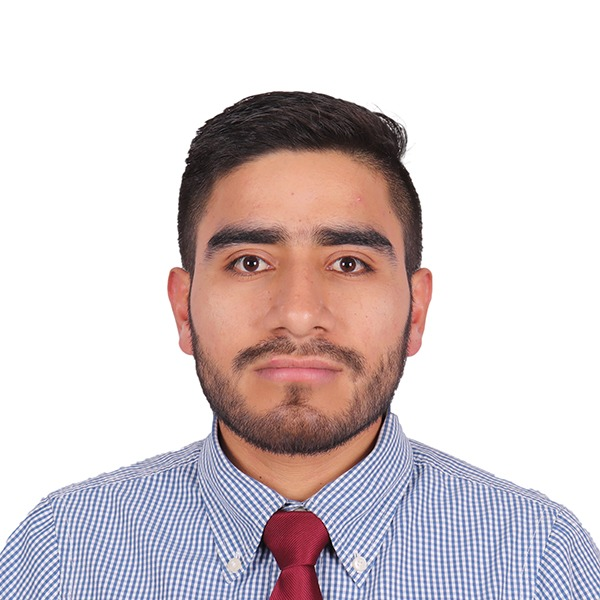
#> input picture imagenes/foto.jpg, 600 x 600 px
$ python generate_cv_en.py
#> lines starting #> are read from the running program, lines starting #| are printed output that depends on the picture
import os
from PIL import Image, ImageDraw
from reportlab.lib import colors
from reportlab.lib.pagesizes import A4
from reportlab.pdfgen import canvas
from reportlab.platypus import (
    SimpleDocTemplate, Paragraph, Spacer, Table, TableStyle, KeepTogether
)
from reportlab.lib.styles import getSampleStyleSheet, ParagraphStyle

def create_circular_image(input_path, output_path, size=(300, 300)):
#> called with input_path = 'imagenes/foto.jpg', output_path = 'imagenes/foto_circulo.png', size = (300, 300)
    if not os.path.exists(input_path):
        return None
    img = Image.open(input_path).convert("RGBA")
    w, h = img.size
#> w = 600; h = 600
    min_dim = min(w, h)
#> min_dim = 600
    left = (w - min_dim) // 2
#> left = 0
    top = (h - min_dim) // 2
#> top = 0
    img = img.crop((left, top, left + min_dim, top + min_dim))
    img = img.resize(size, Image.Resampling.LANCZOS)
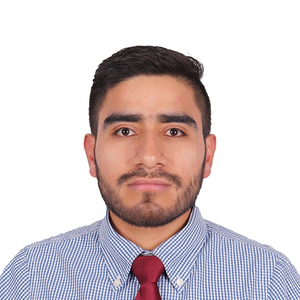
#> img: PIL image 300x300 RGBA; mean R, G, B, A 214.3, 203.5, 205.9, 255

    mask = Image.new("L", size, 0)
#> mask: PIL image 300x300 L; every value is 0
    draw = ImageDraw.Draw(mask)
    draw.ellipse((0, 0, size[0], size[1]), fill=255)

    output = Image.new("RGBA", size, (232, 93, 38, 0))
    output.paste(img, (0, 0), mask=mask)
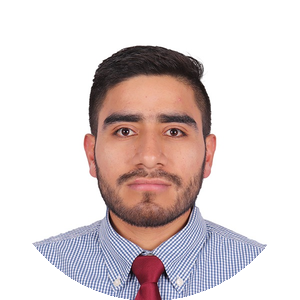
#> output: PIL image 300x300 RGBA; mean R, G, B, A 215.8, 175.3, 164, 201.4; transparent parts drawn white

    draw_out = ImageDraw.Draw(output)
    border_width = 8
    draw_out.ellipse((border_width//2, border_width//2, size[0]-border_width//2, size[1]-border_width//2), outline=(255, 255, 255, 255), width=border_width)

    output.save(output_path, "PNG")
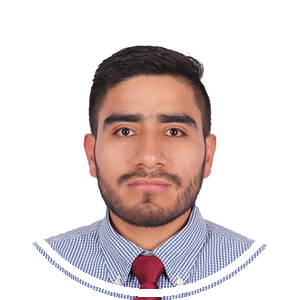
#> saved as foto_circulo.png: PIL image 300x300 RGBA; mean R, G, B, A 217.8, 177.3, 165.4, 201.4; transparent parts drawn white
    return output_path

class NumberedCanvas(canvas.Canvas):
    def __init__(self, *args, **kwargs):
        super().__init__(*args, **kwargs)
        self.sidebar_width = 185

    # [94 lines left out: function draw_sidebar, not called in this run]

    def showPage(self):
        self.draw_sidebar()
        super().showPage()

def generate_pdf():
    create_circular_image("imagenes/foto.jpg", "imagenes/foto_circulo.png")

    pdf_path = "CV_Freddy_Penafiel_EN.pdf"
    doc = SimpleDocTemplate(
        pdf_path,
        pagesize=A4,
        leftMargin=200,
        rightMargin=20,
        topMargin=25,
        bottomMargin=20
    )

    styles = getSampleStyleSheet()

    style_sec_title = ParagraphStyle(
        'SecTitle',
        fontName='Helvetica-Bold',
        fontSize=11.5,
        leading=14,
        textColor=colors.HexColor('#E85D26'),
        spaceAfter=4
    )

    style_body = ParagraphStyle(
        'BodyText',
        fontName='Helvetica',
        fontSize=8.8,
        leading=12.5,
        textColor=colors.HexColor('#1E293B')
    )

    style_job_header = ParagraphStyle(
        'JobHeader',
        fontName='Helvetica-Bold',
        fontSize=9.8,
        leading=13,
        textColor=colors.HexColor('#0F172A')
    )

    style_job_sub = ParagraphStyle(
        'JobSub',
        fontName='Helvetica-Oblique',
        fontSize=8.5,
        leading=11.5,
        textColor=colors.HexColor('#475569'),
        spaceAfter=3
    )

    style_bullet = ParagraphStyle(
        'Bullet',
        fontName='Helvetica',
        fontSize=8.5,
        leading=11.5,
        textColor=colors.HexColor('#334155'),
        leftIndent=10
    )

    style_cert_title = ParagraphStyle(
        'CertTitle',
        fontName='Helvetica-Bold',
        fontSize=8.2,
        leading=10.5,
        textColor=colors.HexColor('#0F172A')
    )

    style_cert_date = ParagraphStyle(
        'CertDate',
        fontName='Helvetica-Bold',
        fontSize=7.2,
        leading=9,
        textColor=colors.HexColor('#FFFFFF'),
        alignment=1
    )

    story = []

    # [9 lines left out: function section_header, not called in this run]

    # 1. PROFESSIONAL PROFILE
    story.append(section_header("PROFESSIONAL PROFILE"))
    story.append(Paragraph(
        "Frontend web developer in training with solid practical experience in real institutional projects and "
        "knowledge in cybersecurity, networking, and AI prompt engineering. Passionate about transforming ideas into "
        "clean, functional, and accessible digital solutions. Characterized by a strong commitment to excellence, "
        "professional ethics, and a constant readiness to learn and add value to any team.",
        style_body
    ))
    story.append(Spacer(1, 10))

    # 2. EXPERIENCE
    story.append(section_header("EXPERIENCE"))

    # [16 lines left out: function add_experience, not called in this run]

    add_experience(
        "Developer — Institutional Internship", "Nov 2025 – Jan 2026",
        "GAD Municipal of Biblian · IT & Systems Directorate (96 hours)",
        [
            "Developed a comprehensive maintenance plan for the entire municipal vehicle fleet.",
            "Designed and implemented the system for preventive and corrective vehicle tracking.",
            "Institutional certificate awarded for high technical capability, responsibility, and teamwork."
        ]
    )

    add_experience(
        "Developer — Pre-Professional Internship", "Jun 2026 – Aug 2026",
        "Empresa Electrica Azogues C.A. · IT Department (96 hours)",
        [
            "Web development and requirements analysis for SAR Reclamos and PAC System.",
            "Managed PostgreSQL databases, Python (Django), and AI integration (Copilot).",
            "Migrated and configured Windows production servers, networking, and virtualization."
        ]
    )

    add_experience(
        "Developer — PACTE Project", "2024 – 2025",
        "Superior Technological Institute of Austro · Azogues",
        [
            "Developed technological solutions applied to local community and institutional needs.",
            "Collaborative teamwork across institutional community outreach projects."
        ]
    )

    add_experience(
        "Developer — BCI (Brain-Computer Interface) Game", "2024 – 2025",
        "Academic Project · IST del Austro",
        [
            "Developed a brainwave-controlled video game integrating BCI hardware and Python.",
            "Innovative project combining neurotechnology with modern software development."
        ]
    )
    story.append(Spacer(1, 2))

    # 3. EDUCATION
    story.append(section_header("EDUCATION"))
    edu_table = Table([
        [Paragraph("Higher Technology in Software Development", style_job_header),
         Paragraph("<b><font color='#E85D26'>2023 – Present</font></b>", ParagraphStyle('RDate2', fontName='Helvetica', fontSize=8.5, alignment=2))],
        [Paragraph("<i>Superior Technological Institute of Austro · Azogues, Canar</i><br/><font color='#475569'>3rd Semester in progress | Focus on Web Development, Algorithms, and Programming</font>", style_body), ""]
    ], colWidths=[270, 105])
    edu_table.setStyle(TableStyle([
        ('TOPPADDING', (0,0), (-1,-1), 0),
        ('BOTTOMPADDING', (0,0), (-1,-1), 1),
        ('LEFTPADDING', (0,0), (-1,-1), 0),
        ('RIGHTPADDING', (0,0), (-1,-1), 0),
        ('SPAN', (0,1), (1,1))
    ]))
    story.append(KeepTogether([edu_table, Spacer(1, 10)]))

    # 4. CERTIFICATIONS (2x4 Grid of Cards)
    story.append(section_header("OFFICIAL CERTIFICATIONS"))

    # [20 lines left out: function make_cert_card, not called in this run]

    certs_data = [
        [
            make_cert_card("10,000 Prompters Ecuador (AI)", "Government of Ecuador & Dubai Future Foundation", "2026"),
            make_cert_card("Networking Basics", "Cisco Networking Academy", "Jun 2026")
        ],
        [
            make_cert_card("IP Addressing and Basic Troubleshooting", "Cisco Networking Academy", "Jun 2026"),
            make_cert_card("Network Support and Security", "Cisco Networking Academy", "Jun 2026")
        ],
        [
            make_cert_card("Introduction to Cisco Packet Tracer", "Cisco Networking Academy", "May 2026"),
            make_cert_card("Python Essentials 1 & 2", "Cisco Networking Academy", "Dec 2025")
        ],
        [
            make_cert_card("Introduction to Cybersecurity", "Cisco Networking Academy", "Aug 2025"),
            make_cert_card("English Level A2 — 120 hours", "Ministry of Labor Ecuador", "Feb 2026")
        ]
    ]

    grid_table = Table(certs_data, colWidths=[184, 184])
    grid_table.setStyle(TableStyle([
        ('TOPPADDING', (0,0), (-1,-1), 2),
        ('BOTTOMPADDING', (0,0), (-1,-1), 2),
        ('LEFTPADDING', (0,0), (-1,-1), 0),
        ('RIGHTPADDING', (0,0), (-1,-1), 4),
        ('ALIGN', (0,0), (-1,-1), 'CENTER'),
        ('VALIGN', (0,0), (-1,-1), 'TOP'),
    ]))
    story.append(KeepTogether([grid_table, Spacer(1, 8)]))

    # 5. PROFESSIONAL REFERENCE
    story.append(section_header("PROFESSIONAL REFERENCE"))
    ref_table = Table([
        [Paragraph("<b>Eng. Cristian Paulino Caceres Ortega</b> · <font color='#475569'>Software Development Program Coordinator</font><br/>"
                   "Superior Technological Institute of Austro · <b>Tel:</b> 0995121479", style_body)]
    ], colWidths=[375])
    ref_table.setStyle(TableStyle([
        ('TOPPADDING', (0,0), (-1,-1), 0),
        ('LEFTPADDING', (0,0), (-1,-1), 0),
    ]))
    story.append(KeepTogether([ref_table, Spacer(1, 10)]))

    # Footer
    footer_p = Paragraph(
        "<font color='#94A3B8'>Freddy G. Penafiel Contreras · ID: 0302886403 · Azogues, Canar, Ecuador · Portfolio: freddypenafiel.github.io</font>",
        ParagraphStyle('Footer', fontName='Helvetica', fontSize=7.3, alignment=1)
    )
    story.append(footer_p)

    doc.build(story, canvasmaker=NumberedCanvas)
    print("English CV successfully generated at:", pdf_path)

if __name__ == "__main__":
    generate_pdf()
#> (the call stopped at in generate_pdf, `doc = SimpleDocTemplate( pdf_path, pagesize=A4, leftMargin=200, rightM..`: reportlab is not available in this run)
